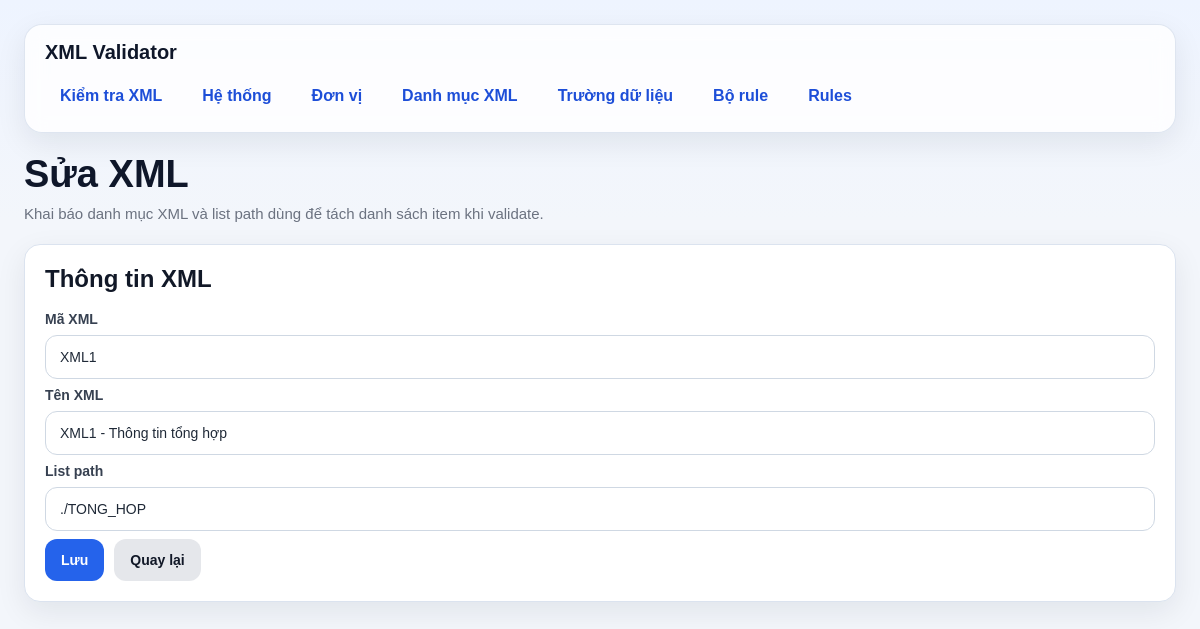
Before: /xmls/1/edit with the older database file.
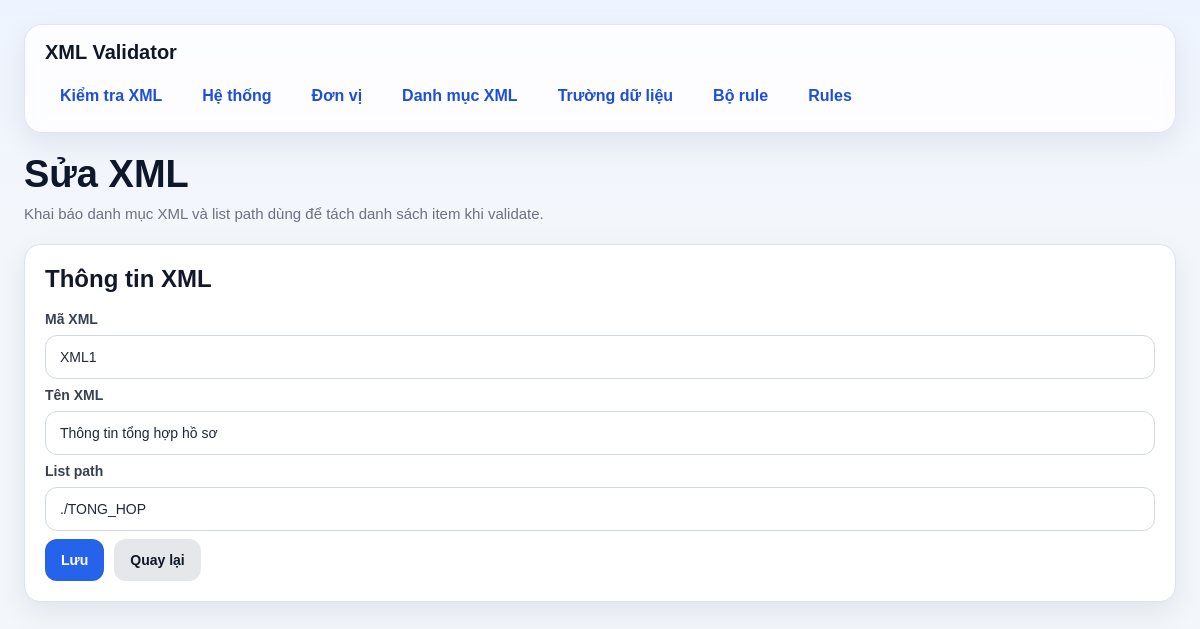
After: the same page with the newer database file.
### models/xml_model.py (models this page shows, shortened)
class DanhMucXml(db.Model):
    __tablename__ = "danh_muc_xml"
    id = db.Column(db.Integer, primary_key=True)
    ma_xml = db.Column(db.String(50), nullable=False, unique=True)   # XML1, XML2, XML3
    ten_xml = db.Column(db.String(255), nullable=False)
    list_path = db.Column(db.String(500), nullable=False)            # path tính từ NOIDUNGFILE

### routes/xml_routes.py (the view)
@xml_bp.route("/<int:xml_id>/edit", methods=["GET", "POST"])
def edit_xml(xml_id):
    item = DanhMucXml.query.get_or_404(xml_id)
    if request.method == "POST":
        item.ma_xml = request.form.get("ma_xml", "").strip().upper()
        item.ten_xml = request.form.get("ten_xml", "").strip()
        item.list_path = request.form.get("list_path", "").strip()
        db.session.commit()
        return redirect(url_for("xml_bp.list_xmls"))
    return render_template("xml_form.html", item=item)

### templates/xml_form.html (shortened to what this page needs)
{% extends "base.html" %}
{% block content %}
<div class="page-header">
    <h1 class="page-title">{% if item %}Sửa XML{% else %}Thêm XML{% endif %}</h1>
    <div class="page-subtitle">Khai báo danh mục XML và list path dùng để tách danh sách item khi validate.</div>
</div>
<div class="card">
    <h2 class="card-title">Thông tin XML</h2>
    <form method="POST">
        <label>Mã XML</label>
        <input type="text" name="ma_xml" required value="{{ item.ma_xml if item else '' }}" placeholder="XML1">
        <label>Tên XML</label>
        <input type="text" name="ten_xml" required value="{{ item.ten_xml if item else '' }}" placeholder="XML1 - Thông tin tổng hợp">
        <label>List path</label>
        <input type="text" name="list_path" required value="{{ item.list_path if item else '' }}" placeholder="./TONG_HOP">
        <div class="actions">
            <button type="submit" class="btn btn-primary">Lưu</button>
            <a href="/xmls" class="btn btn-secondary">Quay lại</a>
        </div>
    </form>
</div>
{% endblock %}

Changed rows visible on the page:
changed DanhMucXml "XML1": ten_xml "XML1 - Thông tin tổng hợp" → "Thông tin tổng hợp hồ sơ"
